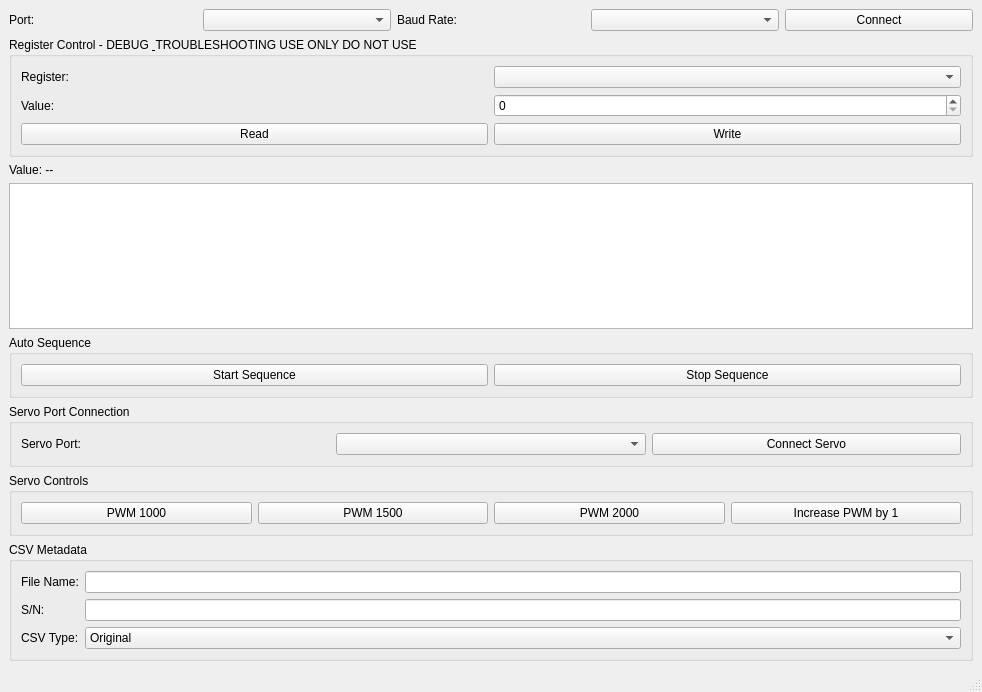
<?xml version="1.0" encoding="UTF-8"?>
<ui version="4.0">
 <class>MainWindow</class>
 <widget class="QMainWindow" name="MainWindow">
  <property name="geometry">
   <rect>
    <x>0</x>
    <y>0</y>
    <width>982</width>
    <height>692</height>
   </rect>
  </property>
  <property name="windowTitle">
   <string>FlowCom Modbus Client</string>
  </property>
  <widget class="QWidget" name="centralwidget">
   <layout class="QVBoxLayout" name="verticalLayout">
    <!-- Modbus Connection Group -->
    <item>
     <layout class="QGridLayout" name="gridLayout">
      <item row="0" column="0">
       <widget class="QLabel" name="label">
        <property name="text">
         <string>Port:</string>
        </property>
       </widget>
      </item>
      <item row="0" column="1">
       <widget class="QComboBox" name="portCombo"/>
      </item>
      <item row="0" column="2">
       <widget class="QLabel" name="label_2">
        <property name="text">
         <string>Baud Rate:</string>
        </property>
       </widget>
      </item>
      <item row="0" column="3">
       <widget class="QComboBox" name="baudRateCombo"/>
      </item>
      <item row="0" column="4">
       <widget class="QPushButton" name="connectButton">
        <property name="text">
         <string>Connect</string>
        </property>
       </widget>
      </item>
     </layout>
    </item>
    <!-- Register Control Group -->
    <item>
     <widget class="QGroupBox" name="groupBox">
      <property name="title">
       <string>Register Control - DEBUG &amp; TROUBLESHOOTING USE ONLY DO NOT USE</string>
      </property>
      <layout class="QGridLayout" name="gridLayout_2">
       <item row="0" column="0">
        <widget class="QLabel" name="label_3">
         <property name="text">
          <string>Register:</string>
         </property>
        </widget>
       </item>
       <item row="0" column="1">
        <widget class="QComboBox" name="registerCombo"/>
       </item>
       <item row="1" column="0">
        <widget class="QLabel" name="label_4">
         <property name="text">
          <string>Value:</string>
         </property>
        </widget>
       </item>
       <item row="1" column="1">
        <widget class="QSpinBox" name="valueSpinBox">
         <property name="maximum">
          <number>65535</number>
         </property>
        </widget>
       </item>
       <item row="2" column="0" colspan="2">
        <layout class="QHBoxLayout" name="horizontalLayout">
         <item>
          <widget class="QPushButton" name="readButton">
           <property name="text">
            <string>Read</string>
           </property>
          </widget>
         </item>
         <item>
          <widget class="QPushButton" name="writeButton">
           <property name="text">
            <string>Write</string>
           </property>
          </widget>
         </item>
        </layout>
       </item>
      </layout>
     </widget>
    </item>
    <!-- Value Display -->
    <item>
     <widget class="QLabel" name="valueLabel">
      <property name="text">
       <string>Value: --</string>
      </property>
     </widget>
    </item>
    <!-- Binary Display -->
    <item>
     <widget class="QTextEdit" name="binaryDisplay">
      <property name="readOnly">
       <bool>true</bool>
      </property>
     </widget>
    </item>
    <!-- Auto Sequence Group -->
    <item>
     <widget class="QGroupBox" name="sequenceGroup">
      <property name="title">
       <string>Auto Sequence</string>
      </property>
      <layout class="QHBoxLayout" name="horizontalLayout_2">
       <item>
        <widget class="QPushButton" name="startSequenceButton">
         <property name="text">
          <string>Start Sequence</string>
         </property>
        </widget>
       </item>
       <item>
        <widget class="QPushButton" name="stopSequenceButton">
         <property name="text">
          <string>Stop Sequence</string>
         </property>
        </widget>
       </item>
      </layout>
     </widget>
    </item>
    <!-- Servo Port Connection Group (New) -->
    <item>
     <widget class="QGroupBox" name="servoPortGroup">
      <property name="title">
       <string>Servo Port Connection</string>
      </property>
      <layout class="QHBoxLayout" name="horizontalLayoutServoPort">
       <item>
        <widget class="QLabel" name="labelServoPort">
         <property name="text">
          <string>Servo Port:</string>
         </property>
        </widget>
       </item>
       <item>
        <widget class="QComboBox" name="servoPortCombo"/>
       </item>
       <item>
        <widget class="QPushButton" name="servoConnectButton">
         <property name="text">
          <string>Connect Servo</string>
         </property>
        </widget>
       </item>
      </layout>
     </widget>
    </item>
    <!-- Servo Controls Group -->
    <item>
     <widget class="QGroupBox" name="servoControlsGroup">
      <property name="title">
       <string>Servo Controls</string>
      </property>
      <layout class="QHBoxLayout" name="horizontalLayoutServo">
       <item>
        <widget class="QPushButton" name="pwm1000Button">
         <property name="text">
          <string>PWM 1000</string>
         </property>
        </widget>
       </item>
       <item>
        <widget class="QPushButton" name="pwm1500Button">
         <property name="text">
          <string>PWM 1500</string>
         </property>
        </widget>
       </item>
       <item>
        <widget class="QPushButton" name="pwm2000Button">
         <property name="text">
          <string>PWM 2000</string>
         </property>
        </widget>
       </item>
       <item>
        <widget class="QPushButton" name="incrementButton">
         <property name="text">
          <string>Increase PWM by 1</string>
         </property>
        </widget>
       </item>
      </layout>
     </widget>
    </item>
    <!-- CSV Metadata Group -->
    <item>
     <widget class="QGroupBox" name="csvMetadataGroup">
      <property name="title">
       <string>CSV Metadata</string>
      </property>
      <layout class="QGridLayout" name="gridLayoutMetadata">
       <item row="0" column="0">
        <widget class="QLabel" name="labelFileName">
         <property name="text">
          <string>File Name:</string>
         </property>
        </widget>
       </item>
       <item row="0" column="1">
        <widget class="QLineEdit" name="fileNameLineEdit"/>
       </item>
       <item row="1" column="0">
        <widget class="QLabel" name="labelSerialNumber">
         <property name="text">
          <string>S/N:</string>
         </property>
        </widget>
       </item>
       <item row="1" column="1">
        <widget class="QLineEdit" name="serialNumberLineEdit"/>
       </item>
       <item row="2" column="0">
        <widget class="QLabel" name="labelCsvType">
         <property name="text">
          <string>CSV Type:</string>
         </property>
        </widget>
       </item>
       <item row="2" column="1">
        <widget class="QComboBox" name="csvTypeComboBox">
         <item>
          <property name="text">
           <string>Original</string>
          </property>
         </item>
         <item>
          <property name="text">
           <string>Hand Modified</string>
          </property>
         </item>
        </widget>
       </item>
      </layout>
     </widget>
    </item>
   </layout>
  </widget>
  <widget class="QStatusBar" name="statusBar"/>
 </widget>
 <resources/>
 <connections/>
</ui>
